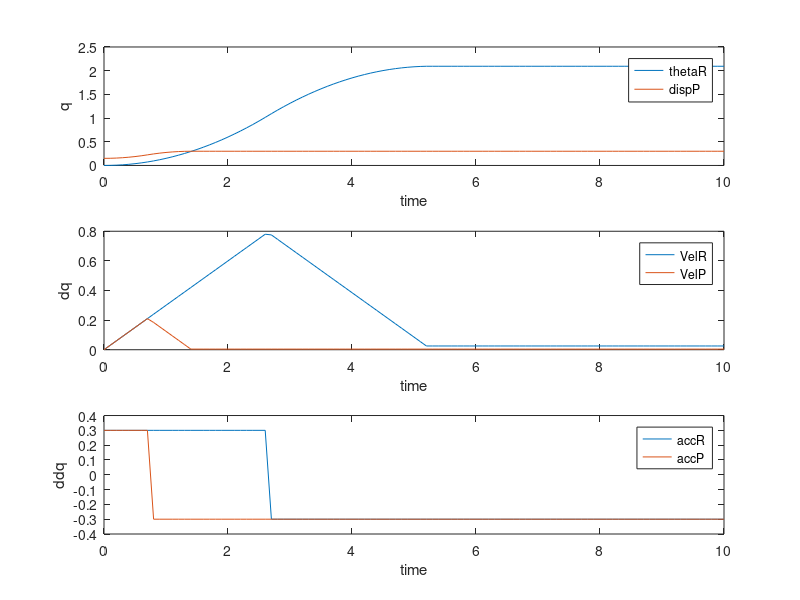

This figure's MATLAB source:
clc
clear
close all
qi = [0 0.15];
qf=[120*pi/180 0.3];
T=10;
n=2;
incr = T/100;
al=0.3;
dqi12=[0;0];
dqf12=[0;0];
j=1;
J=[0 1];
for t=0:incr:T
    
for i=1:length(J)
    if J(i)==0
        qi1=qi(1); qf1=qf(1); dqi1=dqi12(1); dqf1=dqf12(1);
        ts=sqrt((qf1-qi1)/al);
        V=al*ts;
        tf=2*ts;
        tfr=tf;
    else
      qi1=qi(2); qf1=qf(2); dqi1=dqi12(2); dqf1=dqf12(2);
       ts=sqrt((qf1-qi1)/al);
        V=al*ts;
        tf=2*ts;
        tfp=tf;
    end
    
    if t>=0&&t<=ts
     q(:,i)=qi1+V/(2*ts)*t^2
     dqi(:,i)=V/ts*t;
     ddqi(:,i)=V/ts;
    elseif t>ts&&t<=(tf-ts)
        q(:,i)=(qi1+qf1-V*tf)/2+V*t;
        dqi(:,i)=V;
        ddqi(:,i)=0;
    elseif t>(tf-ts)&&t<=tf
        q(:,i)=qf1-V/(2*ts)*tf^2+V/ts*tf*t-V/(2*ts)*t^2;
        dqi(:,i)=V/ts*tf-V/ts*t;
        ddqi(:,i)=-V/ts;
    end
end
    time1(j)=t;
    q5plot(j,:) = q;
    dq5plot(j,:) = dqi;
    ddq5plot(j,:) = ddqi;

j=j+1;
end

for i=1:2
 figure(3)
 hold on
 subplot(3,1,1)

 plot(time1,q5plot(:,i))
 legend('thetaR','dispP')
 xlabel('time')
 ylabel('q')
 
 
 hold on
 subplot(3,1,2)
 plot(time1,dq5plot(:,i))
 legend('VelR','VelP')
  xlabel('time')
 ylabel('dq')
 
 hold on
 subplot(3,1,3)
 plot(time1,ddq5plot(:,i))
 legend('accR','accP')
  xlabel('time')
 ylabel('ddq')
 hold off
end